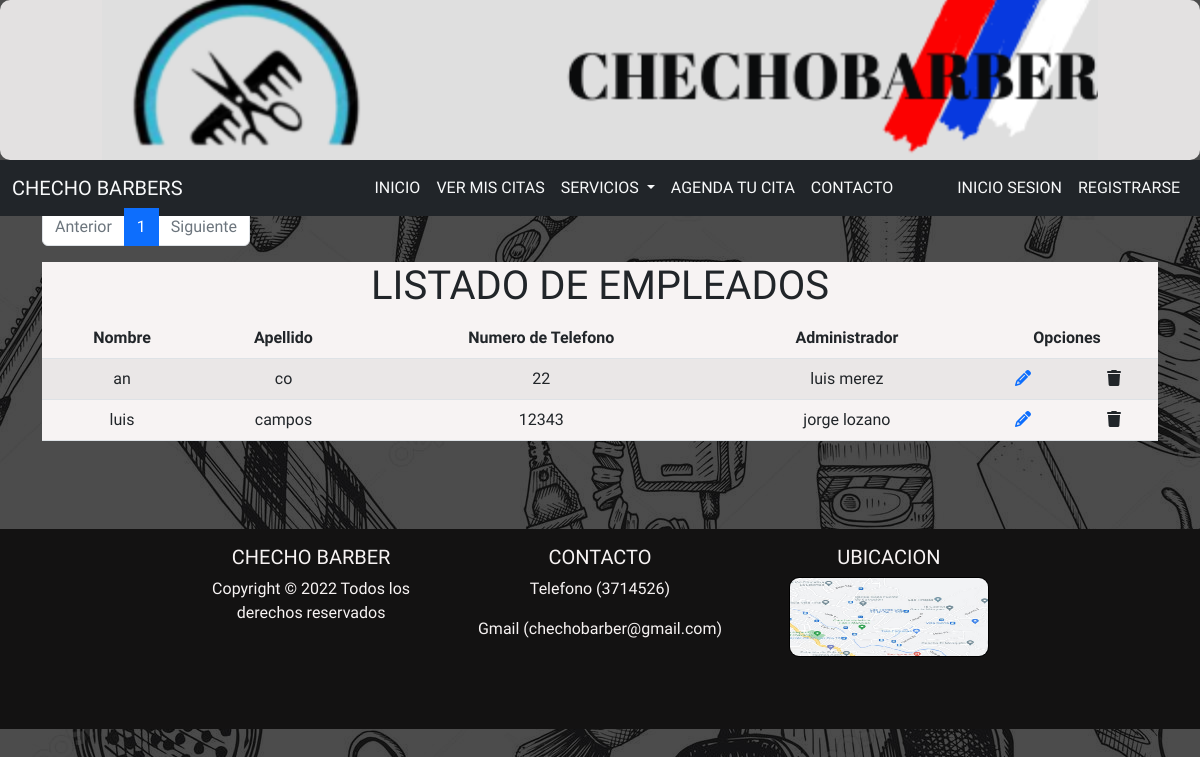
/listarEmpleados/, run on the app's committed database.
### checho/models.py (models this page shows, shortened)
class Empleados(models.Model):
    nombre=models.CharField(max_length=100)
    apellido=models.CharField(max_length=100)
    numeroTelefono=models.PositiveIntegerField()
    usuario=models.CharField(max_length=100)
    contraseña=models.CharField(max_length=100)
    rol=models.CharField(max_length=100,default="empleado")
    administrador=models.ForeignKey(Administradores,on_delete=models.CASCADE,null=True)

class Administradores(models.Model):
    nombre=models.CharField(max_length=100)
    apellido=models.CharField(max_length=100)
    numeroTelefono=models.PositiveIntegerField()
    usuario=models.CharField(max_length=100)
    contraseña=models.CharField(max_length=100)
    rol=models.CharField(max_length=100,default="administrador")
    def __str__(self) -> str:
        return f" {self.nombre} {self.apellido}  "

### checho/views.py (the view)
# urls.py: path('listarEmpleados/', views.listarEmpleados,name='listarEmpleados'),
def listarEmpleados(request):
    q=Empleados.objects.all()
    admin=Administradores.objects.all()
    pag = Paginator(q, 4)   #cinco registros por página
    page_number = request.GET.get('page')
    q = pag.get_page(page_number)
    contexto = {'page_obj': q,'admin': admin}
    return render(request, 'empleado/listarEmpleados.html',contexto)

### checho/templates/empleado/listarEmpleados.html (shortened to what this page needs)
{% extends 'bases/base.html' %}
{%block content %}
{% if page_obj %}
<div style="text-align: center;  padding-top: 10em; ">
    <section class="container ">
        <div class=" py-5">
            <nav aria-label="...">
                <ul class="pagination">
                    <li class="page-item {% if not page_obj.has_previous %}disabled{% endif %}">
                        <a class="page-link" {% if page_obj.has_previous %} href="?page={{ page_obj.previous_page_number }}" {% endif %}>Anterior</a>
                    </li>
                    {% for i in "x"|rjust:page_obj.paginator.num_pages|make_list %}
                        <li class="page-item {% if forloop.counter == page_obj.number %}active{% endif %}" aria-current="page">
                            <a class="page-link" href="?page={{ forloop.counter }}">{{ forloop.counter }}</a>
                        </li>
                    {% endfor %}
                    <li class="page-item {% if not page_obj.has_next %}disabled{% endif %}">
                        <a class="page-link" {% if page_obj.has_next %}href="?page={{ page_obj.next_page_number }}"{% endif %}>Siguiente</a>
                    </li>
                </ul>
            </nav>
            <div id="listarServicios">
                <h1>LISTADO DE EMPLEADOS</h1>
                <table class="table table-striped">
                    <thead>
                        <tr>
                            <th>Nombre</th>
                            <th>Apellido</th>
                            <th>Numero de Telefono</th>
                            <th>Administrador</th>
                            <th colspan="2">Opciones</th>
                        </tr>
                    </thead>
                    <tbody>
                        {% for i in page_obj %}
                        <tr>
                            <td>{{i.nombre}}</td>
                            <td>{{i.apellido}}</td>
                            <td>{{i.numeroTelefono}}</td>
                            <td>{{i.administrador}}</td>
                            <td><a href="{% url 'checho:editarEmpleado' i.id %}"><i class="fa-solid fa-pencil"></i></a>
                            </td>
                            <td><a onclick="validar('{% url 'checho:eliminarEmpleado' i.id %}')"><i
                                        class="fa-solid fa-trash"> </i></a></td>
                        </tr>
                        {% endfor %}
                    </tbody>
                </table>
            </div>
        </div>
    </section><br>
</div>
{% else %}
    <h1>No hay datos</h1>
{% endif %}
{%endblock%}

### checho/static/css/style.css (style rules this page uses)
body { background-image: linear-gradient(0deg, rgba(0, 0, 0, 0.7), rgb(0, 0, 0, 0.7)), url("../img/patron.jpg"); font-family: 'Oswald', sans-serif; }
@media screen and (min-width: 768px) { body { background-color: rgb(249, 242, 242) } }
#listarServicios { background-color: #f7f3f3; }

### data on the page
Empleados: nombre "an", apellido "co", numeroTelefono "22", administrador "luis merez"
Empleados: nombre "luis", apellido "campos", numeroTelefono "12343", administrador "jorge lozano"
